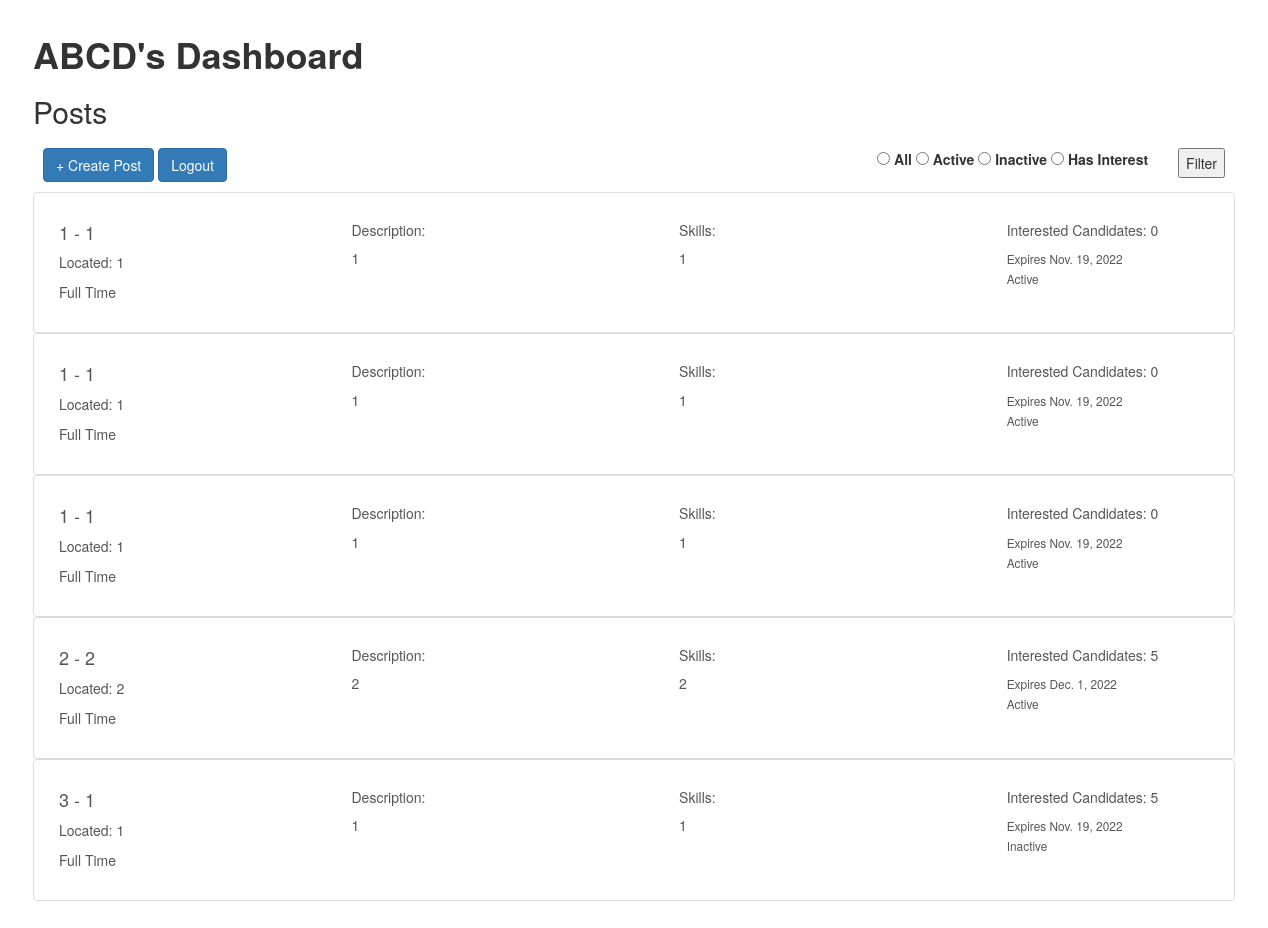
Page /recruiter/homepage/ (signed in) on the committed database.
### recruiter/models.py (models this page shows, shortened)
class RecruiterProfile(models.Model):
    user = models.OneToOneField(settings.AUTH_USER_MODEL, on_delete=models.DO_NOTHING)
    name = models.CharField('Name', max_length = 200)
    zip_code = models.IntegerField('Zip Code')
    company =  models.CharField('Company', max_length = 200)

class JobPost(models.Model):
    recruiter = models.ForeignKey(RecruiterProfile, on_delete=models.CASCADE)
    pos_title = models.CharField("Position Title", max_length = 200)
    type = models.CharField("Type", max_length=200)
    location = models.CharField("Location", max_length = 200)
    des_skills = models.TextField("Desired Skills")
    description = models.TextField("Description")
    company = models.CharField("Company", max_length = 200)
    exp_date = models.DateField("Expiration Date")
    status = models.CharField("Status", max_length = 200)
    interested_candidates = models.PositiveIntegerField("Interested Candidates", default = 0)
    interested_ids = models.TextField("Interested IDs", default="")
    def __str__(self):
        return f"{self.pos_title} ({self.type}) - {self.company}"

### recruiter/views.py (the view)
# urls.py: path("homepage/", views.homepage_view, name = 'homepage'),
@login_required(login_url = login_url)
@user_passes_test(recruiter_check, login_url = login_url)
def homepage_view(request):
    try:
        recruiter = RecruiterProfile.objects.get(user = request.user)
        queryset = JobPost.objects.filter(recruiter = recruiter)
        if request.method == 'GET':
            filter = request.GET.get("filter", "")
            if filter == "Active":
                queryset = queryset.filter(status = filter)
            elif filter == "Inactive":
                queryset = queryset.filter(status = filter)
            elif filter == "Interested":
                queryset = queryset.filter(interested_candidates__gte = 1)
        queryset = queryset.order_by(Lower('pos_title'))
        print(queryset)
        context = {'recruiter': recruiter,
                    'job_posts': queryset,
                    "filter": forms.ChoiceField(choices = (("Candidate","Candidate"), ("Recruiter","Recruiter")))}
        return render(request, 'recruiter/homepage.html', context=context)
    except RecruiterProfile.DoesNotExist:
        return HttpResponseRedirect('/recruiter/profile_creation')

### recruiter/views.py (called while the page is built)
def recruiter_check(user):
        return list(user.groups.all())[0].name == 'Recruiters'

### recruiter/templates/recruiter/homepage.html (shortened to what this page needs)
{% extends "recruiter_base.html" %}
{% block content %}
<div class="div-center-xlarge">
    <h1><b>{{recruiter.name}}'s Dashboard</b></h1>
    <h2>Posts</h2>
    <div style="padding:10px">
            <a class="btn btn-primary" href="/recruiter/post_creation/" role="button">+ Create Post</a>
            <a class="btn btn-primary" href="/register/logout" role="button">Logout</a>
            <form class = "right-align" method="get">
                <span style="padding:10px">
                    <input type="radio" name="filter" value="All" class="form-check-input" id="view-method_0" required="">
                    <label class="form-check-label" for="view-method_0"> All </label>
                    <input type="radio" name="filter" value="Active" class="form-check-input" id="view-method_1" required="">
                    <label class="form-check-label" for="view-method_1"> Active </label>
                    <input type="radio" name="filter" value="Inactive" class="form-check-input" id="view-method_2" required="">
                    <label class="form-check-label" for="view-method_2"> Inactive </label>
                    <input type="radio" name="filter" value="Interested" class="form-check-input" id="view-method_3" required="">
                    <label class="form-check-label" for="view-method_3"> Has Interest </label>
                </span>
                <span style="padding:10px">
                    <button class="right-align" type="submit">Filter</button>
                </span>
            </form>
    </div>
    <div class = "list-group">
        {% for post in job_posts %}
        <div>
            <a href="/recruiter/post/{{ post.id }}/" class="list-group-item list-group-item-action" aria-current="true">
            <div class="container text-left">
                <div class = "row">
                    <div class = "column-left">
                        <div class="d-flex w-100 justify-content-between">
                            <h4 class="mb-1">{{ post.pos_title }} - {{ post.company }}</h4>
                            <p class="mb-1">Located: {{ post.location }}</p>
                            <p class="mb-1">{{ post.type }}</p>
                        </div>
                    </div>
                    <div class = "column-middle">
                        <div class="d-flex w-100 justify-content-between">
                            <h5>Description:</h5>
                            <p class="mb-1">{{post.description}}</p>
                        </div>
                    </div>
                    <div class = "column-middle2">
                        <div class="d-flex w-100 justify-content-between">
                            <h5>Skills:</h5>
                            <p class="mb-1">{{post.des_skills}}</p>
                        </div>
                    </div>
                    <div class = "column-right">
                        <div class="d-flex w-100 justify-content-between">
                            <h5>Interested Candidates: {{post.interested_candidates}}</h5>
                            <small>Expires {{post.exp_date}}</small>
                        </div>
                        <small>{{post.status}}</small>
                    </div>
                </div>
            </div>
            </a>
        </div>
        {% endfor %}
    </div>
</div>
{% endblock %}

### static/tindev/style.css (style rules this page uses)
.div-center-xlarge { width: 1200px; height: 1200px; background-color: #fff; left: 0; right: 0; top: 0; bottom: 0; margin: auto; max-width: 100%; max-height: 100%; overflow: auto; padding: 1em 2em; display: table; }
.column-left { float: left; width: 25%; padding: 10px; }
.column-middle { float: left; width: 28%; padding: 10px; }
.column-middle2 { float: left; width: 28%; padding: 10px; }
.column-right { float: left; width: 19%; padding: 10px; }
.right-align { float:right; height: 30px; }

### rows in the picture
RecruiterProfile: name "ABCD"
JobPost: pos_title "1", company "1", location "1", type "Full Time", description "1", des_skills "1", interested_candidates "0", exp_date "Nov. 19, 2022", status "Active"
JobPost: pos_title "1", company "1", location "1", type "Full Time", description "1", des_skills "1", interested_candidates "0", exp_date "Nov. 19, 2022", status "Active"
JobPost: pos_title "1", company "1", location "1", type "Full Time", description "1", des_skills "1", interested_candidates "0", exp_date "Nov. 19, 2022", status "Active"
JobPost: pos_title "2", company "2", location "2", type "Full Time", description "2", des_skills "2", interested_candidates "5", exp_date "Dec. 1, 2022", status "Active"
JobPost: pos_title "3", company "1", location "1", type "Full Time", description "1", des_skills "1", interested_candidates "5", exp_date "Nov. 19, 2022", status "Inactive"
